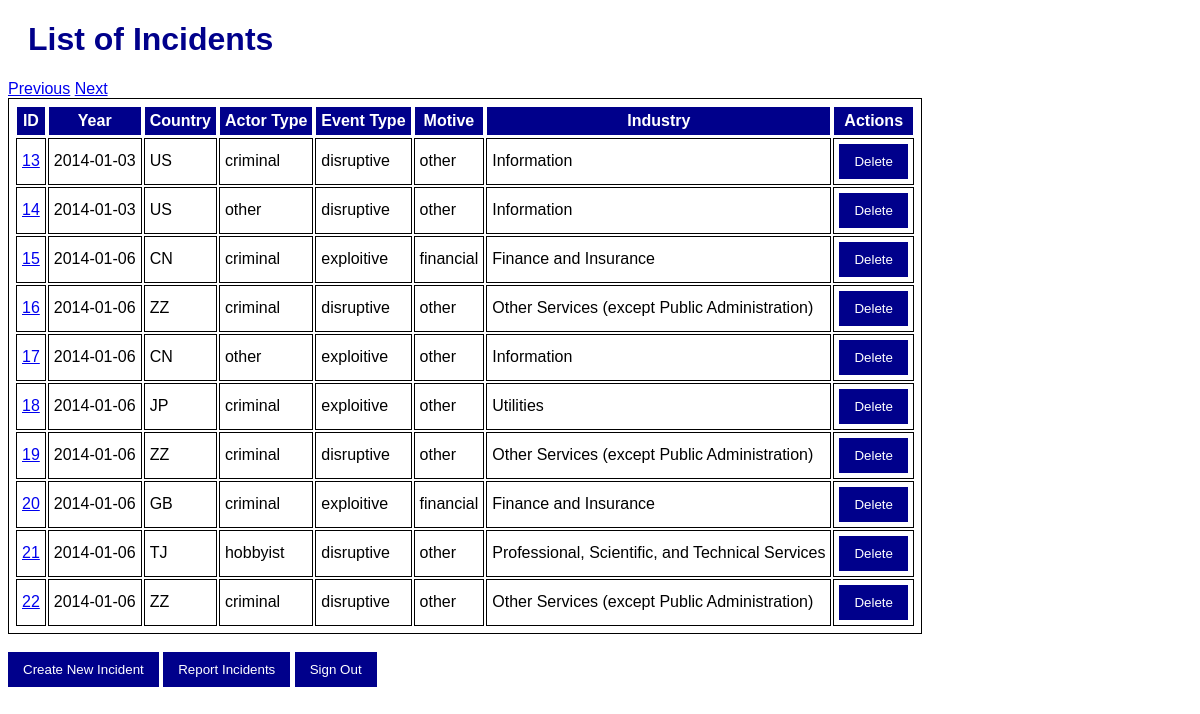
The app's page /incidents?year=&country=&actor=&event=&motive=&industry=&page=1 with its own data.
### app/models.py (models this page shows, shortened)
class Incident(db.Model):
    __tablename__ = 'incidents'
    id = db.Column(db.Integer, primary_key=True)
    date = db.Column(db.Date, nullable=False)
    actor = db.Column(db.String, nullable=False)
    actor_type_code = db.Column(db.Integer, db.ForeignKey('actor_types.code'))
    actor_type = db.relationship('ActorType', backref='incidents', foreign_keys=[actor_type_code])
    organization = db.Column(db.String, nullable=False)
    industry_code = db.Column(db.Integer, db.ForeignKey('industries.code'))
    industry = db.relationship('Industry', backref='incidents', foreign_keys=[industry_code])
    motive_code = db.Column(db.Integer, db.ForeignKey('motives.code'))
    motive = db.relationship('Motive', backref='incidents', foreign_keys=[motive_code])
    event_type_code = db.Column(db.Integer, db.ForeignKey('event_types.code'))
    event_type = db.relationship('EventType', backref='incidents', foreign_keys=[event_type_code])
    description = db.Column(db.String, nullable=False)
    source_url = db.Column(db.String, nullable=False)
    country_code = db.Column(db.String, db.ForeignKey('countries.code'))
    country = db.relationship('Country', backref='incidents', foreign_keys=[country_code])
    actor_country = db.Column(db.String, nullable=False)

class ActorType(db.Model):
    __tablename__ = 'actor_types'
    code = db.Column(db.Integer, primary_key=True)
    description = db.Column(db.String, nullable=False)

class EventType(db.Model):
    __tablename__ = 'event_types'
    code = db.Column(db.Integer, primary_key=True)
    description = db.Column(db.String, nullable=False)

class Motive(db.Model):
    __tablename__ = 'motives'
    code = db.Column(db.Integer, primary_key=True)
    description = db.Column(db.String, nullable=False)

class Industry(db.Model):
    __tablename__ = 'industries'
    code = db.Column(db.Integer, primary_key=True)
    description = db.Column(db.String, nullable=False)

### app/routes.py (the view)
@login_required
@app.route('/incidents')
@cache.cached(timeout=300)
def list_incidents():
    year = request.args.get('year', None)
    country = request.args.get('country', None)
    actor = request.args.get('actor', None)
    event = request.args.get('event', None)
    motive = request.args.get('motive', None)
    industry = request.args.get('industry', None)
    page = request.args.get('page', default=0, type=int)
    page_size = 10
    query = db.session.query(Incident)
    if year:
        query = query.filter(Incident.date == year)
    if country:
        query = query.filter(Incident.country_code == country)
    if actor:
        query = query.filter(Incident.actor_type_code == actor)
    if event:
        query = query.filter(Incident.event_type_code == event)
    if motive:
        query = query.filter(Incident.motive_code == motive)
    if industry:
        query = query.filter(Incident.industry_code == industry)
    counter = query.count()
    query = query.limit(page_size).offset(page * page_size)
    incidents = query.all()
    prev_page = page - 1
    next_page = page + 1
    return render_template('list_incidents.html', incidents=incidents, counter=counter, prev_page=prev_page, next_page=next_page)

### templates/list_incidents.html (shortened to what this page needs)
{% extends 'base.html' %}
{% block main %}
<h1>List of Incidents</h1>
{% if prev_page >= 0 %}
    <a href="{{ url_for('list_incidents',year=year,country=country,actor=actor,event=event,motive=motive,industry=industry,page=prev_page) }}">Previous</a>
{% else %}
    Previous
{% endif %}
{% if counter > next_page * 10 %}
    <a href="{{ url_for('list_incidents',year=year,country=country,actor=actor,event=event,motive=motive,industry=industry,page=next_page) }}">Next</a>
{% else %}
    Next
{% endif %}
<table>
    <tr>
        <th>ID</th>
        <th>Year</th>
        <th>Country</th>
        <th>Actor Type</th>
        <th>Event Type</th>
        <th>Motive</th>
        <th>Industry</th>
        <th>Actions</th>
    </tr>
    {% for incident in incidents %}
    <tr>
        <td><a href="{{ url_for('update_incident', id=incident.id) }}">{{ incident.id }}</a></td>
        <td>{{ incident.date }}</td>
        <td>{{ incident.country_code }}</td>
        <td>{{ incident.actor_type.description }}</td>
        <td>{{ incident.event_type.description }}</td>
        <td>{{ incident.motive.description }}</td>
        <td>{{ incident.industry.description }}</td>
        <td>
            <form action="{{ url_for('delete_incident', id=incident.id) }}" method="POST" style="display:inline;">
                <input type="submit" value="Delete" onclick="return confirm('Are you sure you want to delete this incident?');">
            </form>
        </td>
    </tr>
    {% endfor %}
</table>
<br>
<form action="{{ url_for('create_incident') }}" method="POST" style="display:inline;">
    <input type="submit" value="Create New Incident">
</form>
<form action="{{ url_for('report_incidents') }}" method="POST" style="display:inline;">
    <input type="submit" value="Report Incidents">
</form>
<form action="{{ url_for('signout') }}" method="POST" style="display:inline;">
    <input type="submit" value="Sign Out">
</form>
{% endblock %}

### static/style.css (style rules this page uses)
body { font-family: Arial, Helvetica, sans-serif; font-size: medium; }
h1 { color: darkblue; margin-left: 20px; }
table, th, td { border: 1px solid; padding: 5px; }
th { background-color: darkblue; color: white; }
input[type=submit], .button { background-color: darkblue; color: white; padding: 10px 15px; border: none; cursor: pointer; }

### records on screen
Incident: id "13", date "2014-01-03", country_code "US", actor_type.description "criminal", event_type.description "disruptive", motive.description "other", industry.description "Information"
Incident: id "14", date "2014-01-03", country_code "US", actor_type.description "other", event_type.description "disruptive", motive.description "other", industry.description "Information"
Incident: id "15", date "2014-01-06", country_code "CN", actor_type.description "criminal", event_type.description "exploitive", motive.description "financial", industry.description "Finance and Insurance"
Incident: id "16", date "2014-01-06", country_code "ZZ", actor_type.description "criminal", event_type.description "disruptive", motive.description "other", industry.description "Other Services (except Public Administration)"
Incident: id "17", date "2014-01-06", country_code "CN", actor_type.description "other", event_type.description "exploitive", motive.description "other", industry.description "Information"
Incident: id "18", date "2014-01-06", country_code "JP", actor_type.description "criminal", event_type.description "exploitive", motive.description "other", industry.description "Utilities"
Incident: id "19", date "2014-01-06", country_code "ZZ", actor_type.description "criminal", event_type.description "disruptive", motive.description "other", industry.description "Other Services (except Public Administration)"
Incident: id "20", date "2014-01-06", country_code "GB", actor_type.description "criminal", event_type.description "exploitive", motive.description "financial", industry.description "Finance and Insurance"
Incident: id "21", date "2014-01-06", country_code "TJ", actor_type.description "hobbyist", event_type.description "disruptive", motive.description "other", industry.description "Professional, Scientific, and Technical Services"
Incident: id "22", date "2014-01-06", country_code "ZZ", actor_type.description "criminal", event_type.description "disruptive", motive.description "other", industry.description "Other Services (except Public Administration)"
